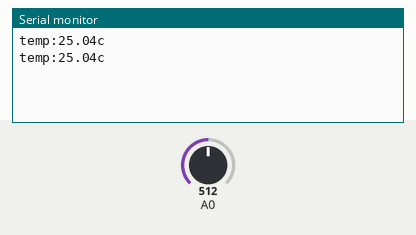
This sketch was run on a simulated Arduino Uno, built with avr-gcc and run on an emulated ATmega328P. Parts: the last lines printed to the serial monitor. The test bench sets the inputs (shaded band); at power-on: A0 = 512.

Above: at 1.8 s.
1.9 s: A0 set to 716
At 2.8 s:
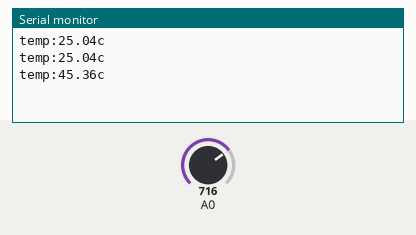
3.4 s: A0 set to 900
At 4.7 s:
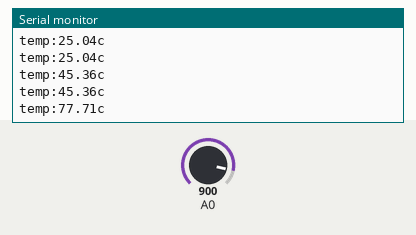
Timing chart, 0 to 6.4 s (numbered marks = the images above; inputs shaded):
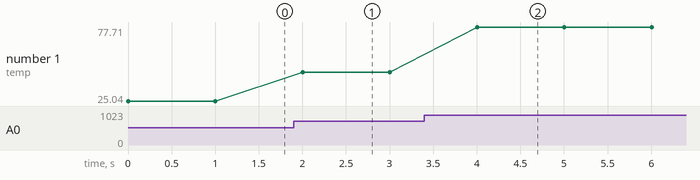

Measured:
- after the input at 1.9 s, the serial monitor: prints a new line after 0.10 s (image 1)
- after the input at 3.4 s, the serial monitor: prints a new line after 0.60 s (image 2)
- plotted number 1: 25.04 → 45.36 after the input at 1.9 s, 45.36 → 77.71 after the input at 3.4 s

The sketch:

thermistor.ino
```cpp
#include<math.h>
int rawvalue;
float R,T,tempc;


void setup() {
  Serial.begin(9600);

}

void loop() {
  rawvalue = analogRead(A0);
  R = 10000.0 * (1023.0 / rawvalue - 1.0);
  T = 1.0 / (1.0/298.15 + (1.0/3950.0) * log(R/10000.0));
  tempc = T - 273.15;
  Serial.print("temp:");
  Serial.print(tempc);
  Serial.println("c");
  delay(1000);

}
```
